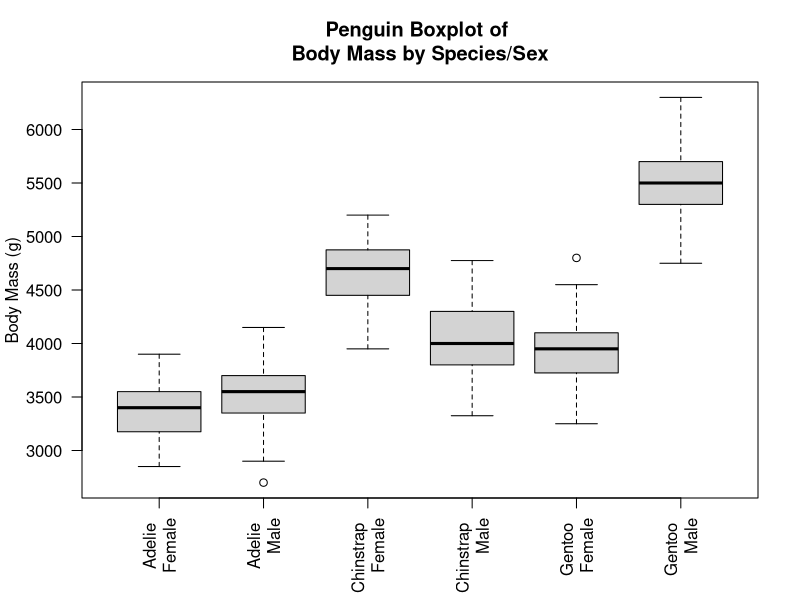

This chart was generated by the following R code:
## ---- chunk 1
knitr::opts_chunk$set(echo = TRUE)
## ---- chunk 2
require(palmerpenguins)

## ---- chunk 3

boxplot(body_mass_g ~ species * sex, data = penguins, las = 2,
        ylab = "Body Mass (g)",
        xlab = "",
        main = "Penguin Boxplot of \nBody Mass by Species/Sex",
        names = c("Adelie \nFemale", "Adelie \nMale", "Chinstrap \nFemale",
"Chinstrap \nMale","Gentoo \nFemale", "Gentoo \nMale"))

## ---- chunk 4
fit_both = lm(body_mass_g ~ sex * species, data = penguins)

summary(fit_both)

anova(fit_both)

## ---- chunk 5
aggregate(body_mass_g ~ species * sex, data = penguins, FUN = mean)

